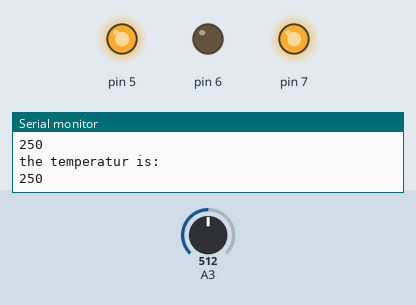
The sketch below on a simulated Arduino Uno, built with avr-gcc and run on an emulated ATmega328P. Shown: output pins drawn as LEDs (lit = HIGH), the last lines printed to the serial monitor. The test bench sets the inputs (shaded band); at power-on: A3 = 512.

Above: at 6.3 s.
6.4 s: A3 set to 60
12.5 s: A3 set to 54
At 17.0 s:
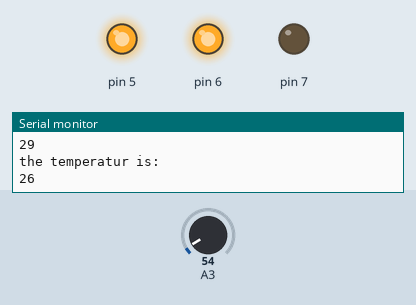
18.6 s: A3 set to 122
At 20.9 s:
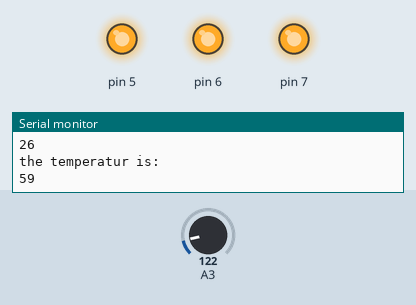
24.7 s: A3 set to 18
At 25.9 s:
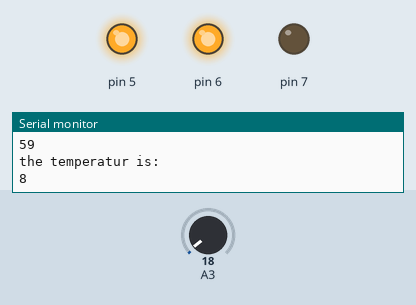
30.8 s: A3 set to 306
At 32.1 s:
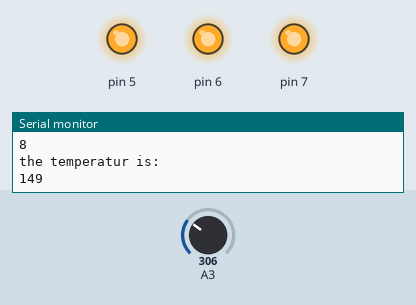
Timing chart, 0 to 33.8 s (numbered marks = the images above; inputs shaded):
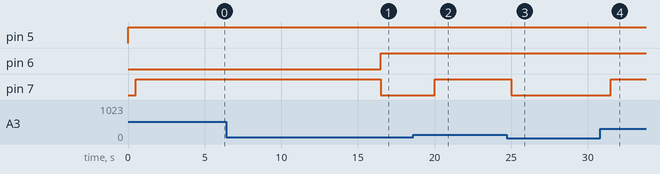

Measured:
- the behaviour switches between 58 and 57 on A3 (found by bisection; images 0 and 1)
- after the input at 12.5 s, pin 6: LOW → HIGH after 4.0 s; pin 7: HIGH → LOW after 4.0 s
- after the input at 18.6 s, pin 7: LOW → HIGH after 1.4 s
- after the input at 24.7 s, pin 7: HIGH → LOW after 0.30 s
- after the input at 30.8 s, pin 7: LOW → HIGH after 0.70 s

The sketch:

code.ino
```cpp
// C++ code
//
void setup()
{
  pinMode(6,OUTPUT);
  pinMode(5,OUTPUT);
  pinMode(7,OUTPUT);
  Serial.begin(9600);
}

void loop()
{
  int a_value=analogRead(A3);
  int tem=a_value*(5.0/1023.0)*100;
  Serial.println("the temperatur is:");
  Serial.println(tem);//tem=temperature
  if(tem>28)
  {
    analogWrite(5,255);
    delay(500);
    digitalWrite(7,HIGH);
    delay(2000);
  }
  else if(tem<28)
  {
    analogWrite(6,255);
    digitalWrite(7,LOW);
  }
  delay(3000);


}
```
